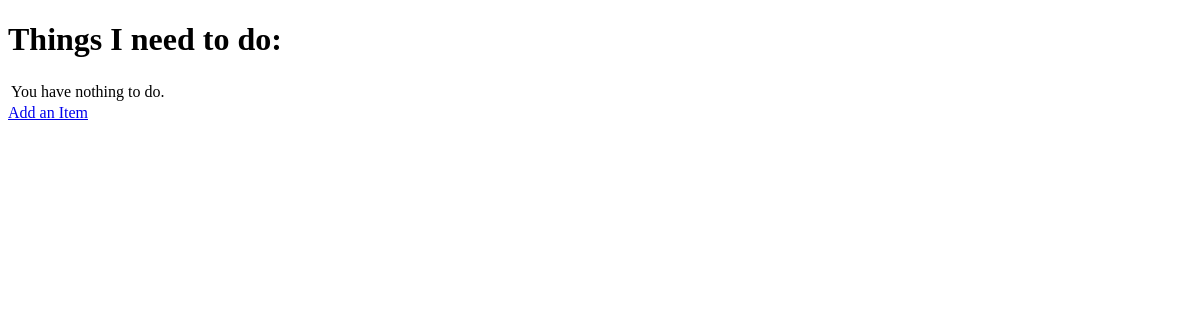
The app's page /, older data.
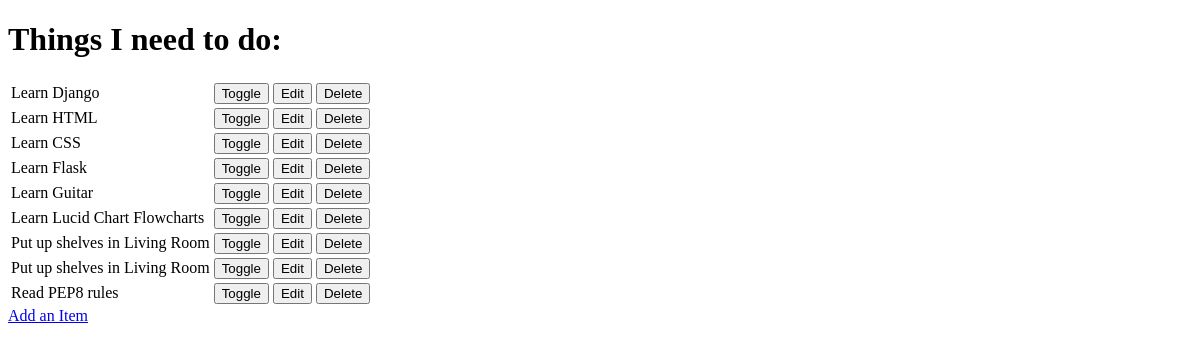
The same page, newer data.
### todo/models.py (models this page shows, shortened)
class Item(models.Model):
    name = models.CharField(max_length=50, null=False, blank=False)
    done = models.BooleanField(null=False, blank=False, default=False)

### todo/views.py (the view)
# urls.py: path('', views.get_todo_list, name='get_todo_list'), #Default path
def get_todo_list(request):
    items = Item.objects.all()
    context = {
        'items': items
    }
    return render(request, 'todo/todo_list.html', context)

### todo/templates/todo/todo_list.html (shortened to what this page needs)
<!DOCTYPE html>
<html lang="en">
<head>
</head>
<body>
    <h1>Things I need to do:</h1>
    <table>
        {% for item in items %}
            <tr>
                {% if item.done %}
                    <td><del>{{ item.name }}</del></td>
                {% else %}
                    <td>{{ item.name }}</td>
                {% endif %}
                <td>
                    <a href="/toggle/{{ item.id }}">
                        <button>Toggle</button>
                    </a>
                </td>
                <td>
                    <a href="/edit/{{ item.id }}">
                        <button>Edit</button>
                    </a>
                </td>
                <td>
                    <a href="/delete/{{ item.id }}">
                        <button>Delete</button>
                    </a>
                </td>
            </tr>
        {% empty %}
            <tr><td>You have nothing to do.</td></tr>
        {% endfor %}
    </table>
    <a href="/add">Add an Item</a>
</body>
</html>

Row changes from the older to the newer data that the page shows:
added Item: name "Learn Django"
added Item: name "Learn HTML"
added Item: name "Learn CSS"
added Item: name "Learn Flask"
added Item: name "Learn Guitar"
added Item: name "Learn Lucid Chart Flowcharts"
added Item: name "Put up shelves in Living Room"
added Item: name "Put up shelves in Living Room"
added Item: name "Read PEP8 rules"
Text that changed along with them:
text no longer shown: "You have nothing to do."
